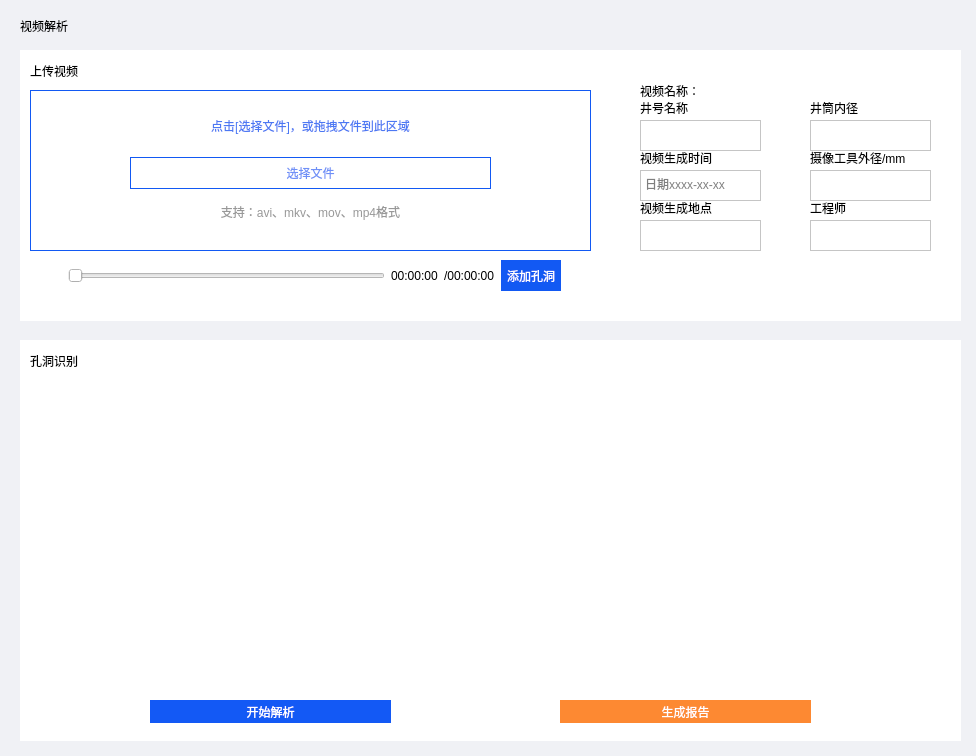
<?xml version="1.0" encoding="UTF-8"?>
<ui version="4.0">
 <class>WgtSingleVidAnalysis</class>
 <widget class="QWidget" name="WgtSingleVidAnalysis">
  <property name="geometry">
   <rect>
    <x>0</x>
    <y>0</y>
    <width>976</width>
    <height>756</height>
   </rect>
  </property>
  <property name="minimumSize">
   <size>
    <width>976</width>
    <height>756</height>
   </size>
  </property>
  <property name="maximumSize">
   <size>
    <width>976</width>
    <height>756</height>
   </size>
  </property>
  <property name="windowTitle">
   <string/>
  </property>
  <property name="autoFillBackground">
   <bool>false</bool>
  </property>
  <property name="styleSheet">
   <string notr="true">background-color: rgb(240, 241, 245);</string>
  </property>
  <widget class="QLabel" name="lab_hint_vid_resolve">
   <property name="geometry">
    <rect>
     <x>20</x>
     <y>10</y>
     <width>101</width>
     <height>31</height>
    </rect>
   </property>
   <property name="styleSheet">
    <string notr="true">background-color: none;
font: 14pt &quot;黑体&quot;;</string>
   </property>
   <property name="text">
    <string>视频解析</string>
   </property>
   <property name="margin">
    <number>0</number>
   </property>
  </widget>
  <widget class="QWidget" name="wgt_vid_upload" native="true">
   <property name="geometry">
    <rect>
     <x>20</x>
     <y>50</y>
     <width>941</width>
     <height>271</height>
    </rect>
   </property>
   <property name="styleSheet">
    <string notr="true">background-color: rgb(255, 255, 255);</string>
   </property>
   <widget class="QLabel" name="lab_hint_vid_upload">
    <property name="geometry">
     <rect>
      <x>10</x>
      <y>10</y>
      <width>91</width>
      <height>21</height>
     </rect>
    </property>
    <property name="styleSheet">
     <string notr="true">background-color: none;
font: 12pt &quot;宋体&quot;;</string>
    </property>
    <property name="text">
     <string>上传视频</string>
    </property>
   </widget>
   <widget class="QLabel" name="lab_hint_vid_name">
    <property name="geometry">
     <rect>
      <x>620</x>
      <y>30</y>
      <width>71</width>
      <height>21</height>
     </rect>
    </property>
    <property name="text">
     <string>视频名称：</string>
    </property>
   </widget>
   <widget class="QLabel" name="lab_hint_engineer">
    <property name="geometry">
     <rect>
      <x>790</x>
      <y>150</y>
      <width>121</width>
      <height>16</height>
     </rect>
    </property>
    <property name="text">
     <string>工程师</string>
    </property>
   </widget>
   <widget class="QLabel" name="lab_hint_cam_outer_radius">
    <property name="geometry">
     <rect>
      <x>790</x>
      <y>100</y>
      <width>121</width>
      <height>16</height>
     </rect>
    </property>
    <property name="text">
     <string>摄像工具外径/mm</string>
    </property>
   </widget>
   <widget class="QLabel" name="lab_hint_well_inner_radius">
    <property name="geometry">
     <rect>
      <x>790</x>
      <y>50</y>
      <width>121</width>
      <height>16</height>
     </rect>
    </property>
    <property name="text">
     <string>井筒内径</string>
    </property>
   </widget>
   <widget class="QLabel" name="lab_hint_vid_gen_place">
    <property name="geometry">
     <rect>
      <x>620</x>
      <y>150</y>
      <width>121</width>
      <height>16</height>
     </rect>
    </property>
    <property name="text">
     <string>视频生成地点</string>
    </property>
   </widget>
   <widget class="QLabel" name="lab_hint_well_name">
    <property name="geometry">
     <rect>
      <x>620</x>
      <y>50</y>
      <width>111</width>
      <height>16</height>
     </rect>
    </property>
    <property name="text">
     <string>井号名称</string>
    </property>
   </widget>
   <widget class="QLabel" name="lab_hint_vid_gen_time">
    <property name="geometry">
     <rect>
      <x>620</x>
      <y>100</y>
      <width>121</width>
      <height>16</height>
     </rect>
    </property>
    <property name="text">
     <string>视频生成时间</string>
    </property>
   </widget>
   <widget class="QTextEdit" name="edt_well_name">
    <property name="geometry">
     <rect>
      <x>620</x>
      <y>70</y>
      <width>121</width>
      <height>31</height>
     </rect>
    </property>
    <property name="styleSheet">
     <string notr="true">font: 10pt &quot;宋体&quot;;</string>
    </property>
    <property name="html">
     <string>&lt;!DOCTYPE HTML PUBLIC &quot;-//W3C//DTD HTML 4.0//EN&quot; &quot;http://www.w3.org/TR/REC-html40/strict.dtd&quot;&gt;
&lt;html&gt;&lt;head&gt;&lt;meta name=&quot;qrichtext&quot; content=&quot;1&quot; /&gt;&lt;style type=&quot;text/css&quot;&gt;
p, li { white-space: pre-wrap; }
&lt;/style&gt;&lt;/head&gt;&lt;body style=&quot; font-family:'宋体'; font-size:10pt; font-weight:400; font-style:normal;&quot;&gt;
&lt;p style=&quot;-qt-paragraph-type:empty; margin-top:0px; margin-bottom:0px; margin-left:0px; margin-right:0px; -qt-block-indent:0; text-indent:0px;&quot;&gt;&lt;br /&gt;&lt;/p&gt;&lt;/body&gt;&lt;/html&gt;</string>
    </property>
   </widget>
   <widget class="QTextEdit" name="edt_vid_gen_time">
    <property name="geometry">
     <rect>
      <x>620</x>
      <y>120</y>
      <width>121</width>
      <height>31</height>
     </rect>
    </property>
    <property name="styleSheet">
     <string notr="true">font: 10pt &quot;宋体&quot;;</string>
    </property>
    <property name="html">
     <string>&lt;!DOCTYPE HTML PUBLIC &quot;-//W3C//DTD HTML 4.0//EN&quot; &quot;http://www.w3.org/TR/REC-html40/strict.dtd&quot;&gt;
&lt;html&gt;&lt;head&gt;&lt;meta name=&quot;qrichtext&quot; content=&quot;1&quot; /&gt;&lt;style type=&quot;text/css&quot;&gt;
p, li { white-space: pre-wrap; }
&lt;/style&gt;&lt;/head&gt;&lt;body style=&quot; font-family:'宋体'; font-size:10pt; font-weight:400; font-style:normal;&quot;&gt;
&lt;p style=&quot;-qt-paragraph-type:empty; margin-top:0px; margin-bottom:0px; margin-left:0px; margin-right:0px; -qt-block-indent:0; text-indent:0px;&quot;&gt;&lt;br /&gt;&lt;/p&gt;&lt;/body&gt;&lt;/html&gt;</string>
    </property>
    <property name="placeholderText">
     <string>日期xxxx-xx-xx</string>
    </property>
   </widget>
   <widget class="QTextEdit" name="edt_vid_gen_place">
    <property name="geometry">
     <rect>
      <x>620</x>
      <y>170</y>
      <width>121</width>
      <height>31</height>
     </rect>
    </property>
    <property name="styleSheet">
     <string notr="true">font: 10pt &quot;宋体&quot;;</string>
    </property>
    <property name="html">
     <string>&lt;!DOCTYPE HTML PUBLIC &quot;-//W3C//DTD HTML 4.0//EN&quot; &quot;http://www.w3.org/TR/REC-html40/strict.dtd&quot;&gt;
&lt;html&gt;&lt;head&gt;&lt;meta name=&quot;qrichtext&quot; content=&quot;1&quot; /&gt;&lt;style type=&quot;text/css&quot;&gt;
p, li { white-space: pre-wrap; }
&lt;/style&gt;&lt;/head&gt;&lt;body style=&quot; font-family:'宋体'; font-size:10pt; font-weight:400; font-style:normal;&quot;&gt;
&lt;p style=&quot;-qt-paragraph-type:empty; margin-top:0px; margin-bottom:0px; margin-left:0px; margin-right:0px; -qt-block-indent:0; text-indent:0px;&quot;&gt;&lt;br /&gt;&lt;/p&gt;&lt;/body&gt;&lt;/html&gt;</string>
    </property>
   </widget>
   <widget class="QTextEdit" name="edt_well_inner_radius">
    <property name="geometry">
     <rect>
      <x>790</x>
      <y>70</y>
      <width>121</width>
      <height>31</height>
     </rect>
    </property>
    <property name="styleSheet">
     <string notr="true">font: 10pt &quot;宋体&quot;;</string>
    </property>
    <property name="html">
     <string>&lt;!DOCTYPE HTML PUBLIC &quot;-//W3C//DTD HTML 4.0//EN&quot; &quot;http://www.w3.org/TR/REC-html40/strict.dtd&quot;&gt;
&lt;html&gt;&lt;head&gt;&lt;meta name=&quot;qrichtext&quot; content=&quot;1&quot; /&gt;&lt;style type=&quot;text/css&quot;&gt;
p, li { white-space: pre-wrap; }
&lt;/style&gt;&lt;/head&gt;&lt;body style=&quot; font-family:'宋体'; font-size:10pt; font-weight:400; font-style:normal;&quot;&gt;
&lt;p style=&quot;-qt-paragraph-type:empty; margin-top:0px; margin-bottom:0px; margin-left:0px; margin-right:0px; -qt-block-indent:0; text-indent:0px;&quot;&gt;&lt;br /&gt;&lt;/p&gt;&lt;/body&gt;&lt;/html&gt;</string>
    </property>
   </widget>
   <widget class="QTextEdit" name="edt_cam_outer_radius">
    <property name="geometry">
     <rect>
      <x>790</x>
      <y>120</y>
      <width>121</width>
      <height>31</height>
     </rect>
    </property>
    <property name="styleSheet">
     <string notr="true">font: 10pt &quot;宋体&quot;;</string>
    </property>
    <property name="html">
     <string>&lt;!DOCTYPE HTML PUBLIC &quot;-//W3C//DTD HTML 4.0//EN&quot; &quot;http://www.w3.org/TR/REC-html40/strict.dtd&quot;&gt;
&lt;html&gt;&lt;head&gt;&lt;meta name=&quot;qrichtext&quot; content=&quot;1&quot; /&gt;&lt;style type=&quot;text/css&quot;&gt;
p, li { white-space: pre-wrap; }
&lt;/style&gt;&lt;/head&gt;&lt;body style=&quot; font-family:'宋体'; font-size:10pt; font-weight:400; font-style:normal;&quot;&gt;
&lt;p style=&quot;-qt-paragraph-type:empty; margin-top:0px; margin-bottom:0px; margin-left:0px; margin-right:0px; -qt-block-indent:0; text-indent:0px;&quot;&gt;&lt;br /&gt;&lt;/p&gt;&lt;/body&gt;&lt;/html&gt;</string>
    </property>
   </widget>
   <widget class="QTextEdit" name="edt_engineer">
    <property name="geometry">
     <rect>
      <x>790</x>
      <y>170</y>
      <width>121</width>
      <height>31</height>
     </rect>
    </property>
    <property name="styleSheet">
     <string notr="true">font: 10pt &quot;宋体&quot;;</string>
    </property>
    <property name="html">
     <string>&lt;!DOCTYPE HTML PUBLIC &quot;-//W3C//DTD HTML 4.0//EN&quot; &quot;http://www.w3.org/TR/REC-html40/strict.dtd&quot;&gt;
&lt;html&gt;&lt;head&gt;&lt;meta name=&quot;qrichtext&quot; content=&quot;1&quot; /&gt;&lt;style type=&quot;text/css&quot;&gt;
p, li { white-space: pre-wrap; }
&lt;/style&gt;&lt;/head&gt;&lt;body style=&quot; font-family:'宋体'; font-size:10pt; font-weight:400; font-style:normal;&quot;&gt;
&lt;p style=&quot;-qt-paragraph-type:empty; margin-top:0px; margin-bottom:0px; margin-left:0px; margin-right:0px; -qt-block-indent:0; text-indent:0px;&quot;&gt;&lt;br /&gt;&lt;/p&gt;&lt;/body&gt;&lt;/html&gt;</string>
    </property>
   </widget>
   <widget class="QLabel" name="lab_vid_name_display">
    <property name="geometry">
     <rect>
      <x>690</x>
      <y>30</y>
      <width>171</width>
      <height>21</height>
     </rect>
    </property>
    <property name="styleSheet">
     <string notr="true">color: rgb(0, 0, 0);
font:10pt &quot;宋体&quot;;</string>
    </property>
    <property name="text">
     <string/>
    </property>
   </widget>
   <widget class="QWidget" name="widget" native="true">
    <property name="geometry">
     <rect>
      <x>10</x>
      <y>40</y>
      <width>561</width>
      <height>161</height>
     </rect>
    </property>
    <property name="styleSheet">
     <string notr="true">border:1px solid;
border-color: rgb(18, 89, 243);</string>
    </property>
    <widget class="QWidget" name="wgt_vid_choose_setting" native="true">
     <property name="geometry">
      <rect>
       <x>100</x>
       <y>27</y>
       <width>361</width>
       <height>111</height>
      </rect>
     </property>
     <property name="styleSheet">
      <string notr="true">border: none;</string>
     </property>
     <layout class="QVBoxLayout" name="verticalLayout">
      <item>
       <widget class="QLabel" name="lab_hint_choose_vid">
        <property name="sizePolicy">
         <sizepolicy hsizetype="Preferred" vsizetype="Preferred">
          <horstretch>0</horstretch>
          <verstretch>0</verstretch>
         </sizepolicy>
        </property>
        <property name="styleSheet">
         <string notr="true">color: rgb(76, 120, 243);
font: 10pt &quot;宋体&quot;;</string>
        </property>
        <property name="text">
         <string>点击[选择文件]，或拖拽文件到此区域</string>
        </property>
        <property name="alignment">
         <set>Qt::AlignHCenter|Qt::AlignTop</set>
        </property>
       </widget>
      </item>
      <item>
       <widget class="QPushButton" name="btn_choose_vid">
        <property name="enabled">
         <bool>true</bool>
        </property>
        <property name="sizePolicy">
         <sizepolicy hsizetype="Preferred" vsizetype="Fixed">
          <horstretch>0</horstretch>
          <verstretch>0</verstretch>
         </sizepolicy>
        </property>
        <property name="minimumSize">
         <size>
          <width>0</width>
          <height>32</height>
         </size>
        </property>
        <property name="layoutDirection">
         <enum>Qt::LeftToRight</enum>
        </property>
        <property name="styleSheet">
         <string notr="true">color: rgb(111, 144, 247);
background-color: rgb(255, 255, 255);
border:1px solid;
border-color: rgb(18, 89, 243);</string>
        </property>
        <property name="text">
         <string>选择文件</string>
        </property>
        <property name="icon">
         <iconset>
          <normaloff>../icon/文件.png</normaloff>../icon/文件.png</iconset>
        </property>
        <property name="iconSize">
         <size>
          <width>30</width>
          <height>30</height>
         </size>
        </property>
       </widget>
      </item>
      <item>
       <widget class="QLabel" name="lab_hint_vid_format">
        <property name="sizePolicy">
         <sizepolicy hsizetype="Preferred" vsizetype="Preferred">
          <horstretch>0</horstretch>
          <verstretch>0</verstretch>
         </sizepolicy>
        </property>
        <property name="styleSheet">
         <string notr="true">color: rgb(152, 152, 152);
font: 10pt &quot;宋体&quot;;</string>
        </property>
        <property name="text">
         <string>支持：avi、mkv、mov、mp4格式</string>
        </property>
        <property name="alignment">
         <set>Qt::AlignCenter</set>
        </property>
       </widget>
      </item>
     </layout>
    </widget>
    <widget class="QLabel" name="lab_vid_display">
     <property name="geometry">
      <rect>
       <x>0</x>
       <y>0</y>
       <width>561</width>
       <height>161</height>
      </rect>
     </property>
     <property name="text">
      <string/>
     </property>
    </widget>
    <zorder>lab_vid_display</zorder>
    <zorder>wgt_vid_choose_setting</zorder>
   </widget>
   <widget class="QWidget" name="wgt_vid_display_setting" native="true">
    <property name="geometry">
     <rect>
      <x>10</x>
      <y>210</y>
      <width>531</width>
      <height>31</height>
     </rect>
    </property>
    <layout class="QHBoxLayout" name="horizontalLayout">
     <property name="leftMargin">
      <number>0</number>
     </property>
     <property name="topMargin">
      <number>0</number>
     </property>
     <property name="rightMargin">
      <number>0</number>
     </property>
     <property name="bottomMargin">
      <number>0</number>
     </property>
     <item>
      <widget class="QPushButton" name="btn_vid_play">
       <property name="sizePolicy">
        <sizepolicy hsizetype="Preferred" vsizetype="Preferred">
         <horstretch>0</horstretch>
         <verstretch>0</verstretch>
        </sizepolicy>
       </property>
       <property name="styleSheet">
        <string notr="true">background-color: rgb(255, 255, 255);
border: 0px;
image: url(:/image/播放.png);</string>
       </property>
       <property name="text">
        <string/>
       </property>
       <property name="iconSize">
        <size>
         <width>30</width>
         <height>30</height>
        </size>
       </property>
       <property name="checkable">
        <bool>false</bool>
       </property>
       <property name="autoDefault">
        <bool>false</bool>
       </property>
       <property name="default">
        <bool>false</bool>
       </property>
       <property name="flat">
        <bool>true</bool>
       </property>
      </widget>
     </item>
     <item>
      <widget class="QSlider" name="sli_vid_process_bar">
       <property name="sizePolicy">
        <sizepolicy hsizetype="Expanding" vsizetype="Fixed">
         <horstretch>0</horstretch>
         <verstretch>0</verstretch>
        </sizepolicy>
       </property>
       <property name="orientation">
        <enum>Qt::Horizontal</enum>
       </property>
      </widget>
     </item>
     <item>
      <widget class="QLabel" name="lab_vid_cur_length">
       <property name="text">
        <string>00:00:00</string>
       </property>
      </widget>
     </item>
     <item>
      <widget class="QLabel" name="lab_vid_total_length">
       <property name="text">
        <string>/00:00:00</string>
       </property>
      </widget>
     </item>
     <item>
      <widget class="QPushButton" name="btn_add_hole">
       <property name="sizePolicy">
        <sizepolicy hsizetype="Preferred" vsizetype="Preferred">
         <horstretch>0</horstretch>
         <verstretch>0</verstretch>
        </sizepolicy>
       </property>
       <property name="minimumSize">
        <size>
         <width>60</width>
         <height>0</height>
        </size>
       </property>
       <property name="styleSheet">
        <string notr="true">font: 10pt &quot;宋体&quot;;
color: rgb(255, 255, 255);
background-color: rgb(18, 89, 243);
border: 0px;</string>
       </property>
       <property name="text">
        <string>添加孔洞</string>
       </property>
      </widget>
     </item>
    </layout>
   </widget>
   <zorder>widget</zorder>
   <zorder>lab_hint_vid_gen_place</zorder>
   <zorder>lab_hint_vid_gen_time</zorder>
   <zorder>lab_hint_vid_upload</zorder>
   <zorder>lab_hint_vid_name</zorder>
   <zorder>lab_hint_engineer</zorder>
   <zorder>lab_hint_cam_outer_radius</zorder>
   <zorder>lab_hint_well_inner_radius</zorder>
   <zorder>lab_hint_well_name</zorder>
   <zorder>edt_well_name</zorder>
   <zorder>edt_vid_gen_place</zorder>
   <zorder>edt_well_inner_radius</zorder>
   <zorder>edt_engineer</zorder>
   <zorder>lab_vid_name_display</zorder>
   <zorder>wgt_vid_display_setting</zorder>
   <zorder>edt_vid_gen_time</zorder>
   <zorder>edt_cam_outer_radius</zorder>
  </widget>
  <widget class="QWidget" name="wgt_hole_recog" native="true">
   <property name="geometry">
    <rect>
     <x>20</x>
     <y>340</y>
     <width>941</width>
     <height>401</height>
    </rect>
   </property>
   <property name="styleSheet">
    <string notr="true">background-color: rgb(255, 255, 255);</string>
   </property>
   <widget class="QLabel" name="lab_hint_hole_recog">
    <property name="geometry">
     <rect>
      <x>10</x>
      <y>10</y>
      <width>811</width>
      <height>21</height>
     </rect>
    </property>
    <property name="styleSheet">
     <string notr="true">background-color: none;
font: 12pt &quot;宋体&quot;;</string>
    </property>
    <property name="text">
     <string>孔洞识别</string>
    </property>
   </widget>
   <widget class="QLabel" name="lab_hint_start_resolve">
    <property name="geometry">
     <rect>
      <x>320</x>
      <y>140</y>
      <width>181</width>
      <height>21</height>
     </rect>
    </property>
    <property name="styleSheet">
     <string notr="true">color: rgb(76, 120, 243);
font: 10pt &quot;宋体&quot;;</string>
    </property>
    <property name="text">
     <string>请上传视频，点击[开始解析]</string>
    </property>
   </widget>
   <widget class="QPushButton" name="btn_resolve">
    <property name="geometry">
     <rect>
      <x>130</x>
      <y>360</y>
      <width>241</width>
      <height>23</height>
     </rect>
    </property>
    <property name="styleSheet">
     <string notr="true">font: 12pt &quot;宋体&quot;;
color: rgb(255, 255, 255);
background-color: rgb(19, 89, 245);
border: 0px;</string>
    </property>
    <property name="text">
     <string>开始解析</string>
    </property>
   </widget>
   <widget class="QPushButton" name="btn_gen_report">
    <property name="geometry">
     <rect>
      <x>540</x>
      <y>360</y>
      <width>251</width>
      <height>23</height>
     </rect>
    </property>
    <property name="styleSheet">
     <string notr="true">font: 12pt &quot;宋体&quot;;
color: rgb(255, 255, 255);
background-color: rgb(253, 137, 50);
border: 0px;</string>
    </property>
    <property name="text">
     <string>生成报告</string>
    </property>
   </widget>
   <widget class="QScrollArea" name="sco_holes_display">
    <property name="geometry">
     <rect>
      <x>10</x>
      <y>40</y>
      <width>921</width>
      <height>311</height>
     </rect>
    </property>
    <property name="styleSheet">
     <string notr="true">border: none;</string>
    </property>
    <property name="widgetResizable">
     <bool>true</bool>
    </property>
    <widget class="QWidget" name="wgt_holes_display">
     <property name="geometry">
      <rect>
       <x>0</x>
       <y>0</y>
       <width>921</width>
       <height>311</height>
      </rect>
     </property>
     <widget class="QGridLayout" name="gid_holes_display" native="true">
      <property name="geometry">
       <rect>
        <x>0</x>
        <y>0</y>
        <width>921</width>
        <height>311</height>
       </rect>
      </property>
     </widget>
    </widget>
   </widget>
  </widget>
 </widget>
 <customwidgets>
  <customwidget>
   <class>QGridLayout</class>
   <extends>QWidget</extends>
   <header location="global">qgridlayout.h</header>
   <container>1</container>
  </customwidget>
 </customwidgets>
 <resources>
  <include location="picture.qrc"/>
 </resources>
 <connections/>
</ui>
